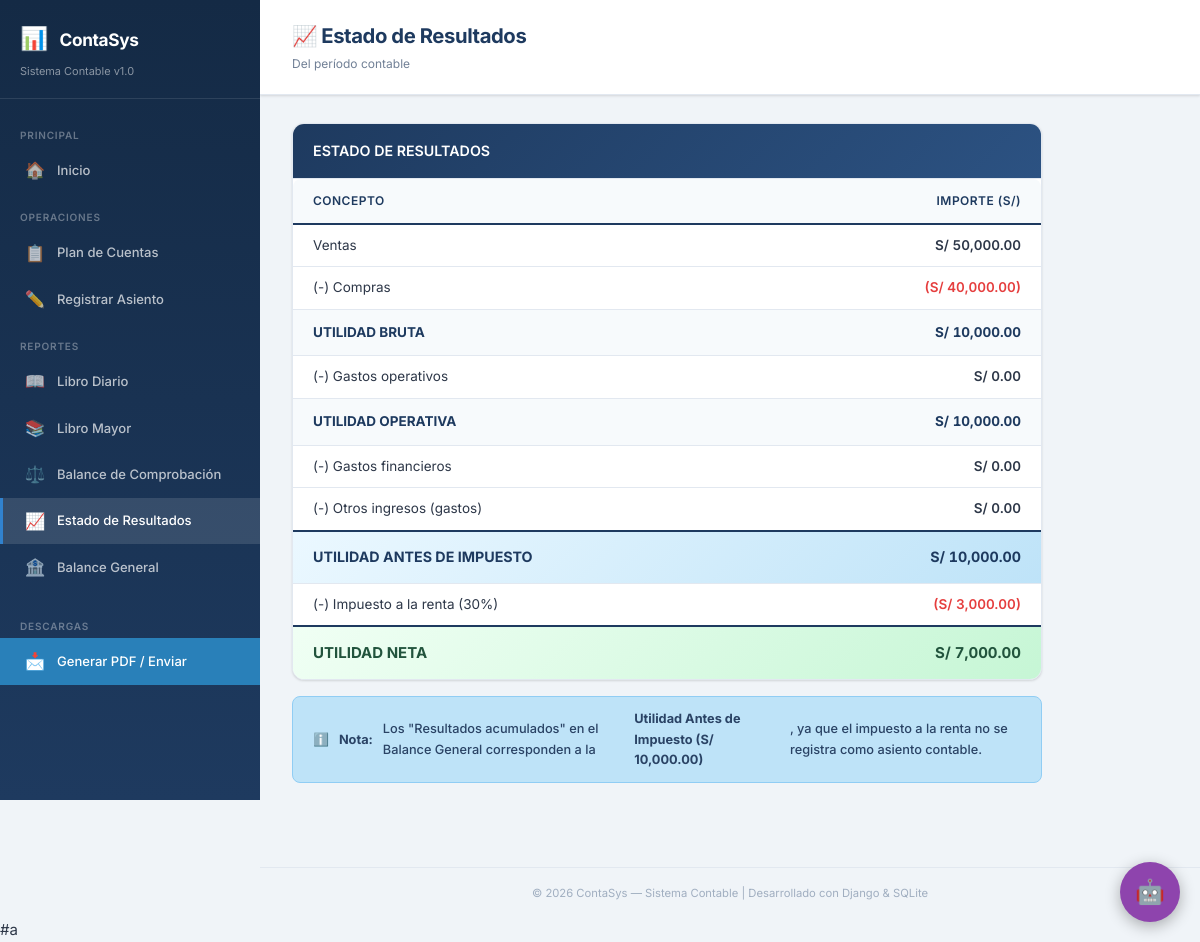
The app's page /reportes/estado-resultados/ with its own data.
### core/models.py (models this page shows, shortened)
class CuentaContable(models.Model):
    TIPO_CHOICES = [
        ('activo', 'Activo'),
        ('pasivo', 'Pasivo'),
        ('patrimonio', 'Patrimonio'),
        ('ingreso', 'Ingreso'),
        ('gasto', 'Gasto'),
    ]
    SUBCATEGORIA_CHOICES = [
        ('', 'General'),
        ('costo_ventas', 'Costo de Ventas'),
        ('gasto_operativo', 'Gasto Operativo'),
        ('gasto_financiero', 'Gasto Financiero'),
        ('otro_ingreso', 'Otro Ingreso'),
        ('otro_gasto', 'Otro Gasto'),
    ]
    codigo = models.CharField(max_length=20, unique=True, verbose_name='Código')
    nombre = models.CharField(max_length=200, verbose_name='Nombre')
    tipo = models.CharField(max_length=20, choices=TIPO_CHOICES, verbose_name='Tipo')
    subcategoria = models.CharField(
        max_length=20,
        choices=SUBCATEGORIA_CHOICES,
        blank=True,
        default='',
        verbose_name='Subcategoría (EE.RR.)'
    )
    class Meta:
        ordering = ['codigo']
        verbose_name = 'Cuenta Contable'
        verbose_name_plural = 'Cuentas Contables'

### core/views.py (the view)
# urls.py: path('reportes/estado-resultados/', views.estado_resultados, name='estado_resultados'),
def estado_resultados(request):
    def saldo_cuenta(cuenta):
        t_debe = cuenta.movimientos.filter(tipo='debe').aggregate(
            total=Sum('monto'))['total'] or Decimal('0')
        t_haber = cuenta.movimientos.filter(tipo='haber').aggregate(
            total=Sum('monto'))['total'] or Decimal('0')
        if cuenta.tipo == 'gasto':
            return t_debe - t_haber
        else:  # ingreso
            return t_haber - t_debe
    def obtener_items(queryset):
        items = []
        total = Decimal('0')
        for c in queryset:
            s = saldo_cuenta(c)
            if s != 0:
                items.append({'cuenta': c, 'saldo': s})
                total += s
        return items, total
    ventas, total_ventas = obtener_items(
        CuentaContable.objects.filter(tipo='ingreso').exclude(subcategoria='otro_ingreso')
    )
    costo_ventas, total_costo_ventas = obtener_items(
        CuentaContable.objects.filter(tipo='gasto', subcategoria='costo_ventas')
    )
    utilidad_bruta = total_ventas - total_costo_ventas
    gastos_operativos, total_gastos_operativos = obtener_items(
        CuentaContable.objects.filter(tipo='gasto').exclude(
            subcategoria__in=['costo_ventas', 'gasto_financiero', 'otro_gasto']
        )
    )
    utilidad_operativa = utilidad_bruta - total_gastos_operativos
    gastos_financieros, total_gastos_financieros = obtener_items(
        CuentaContable.objects.filter(tipo='gasto', subcategoria='gasto_financiero')
    )
    otros_ingresos, total_otros_ingresos = obtener_items(
        CuentaContable.objects.filter(tipo='ingreso', subcategoria='otro_ingreso')
    )
    otros_gastos, total_otros_gastos = obtener_items(
        CuentaContable.objects.filter(tipo='gasto', subcategoria='otro_gasto')
    )
    utilidad_antes_impuesto = (
        utilidad_operativa
        - total_gastos_financieros
        + total_otros_ingresos
        - total_otros_gastos
    )
    tasa_impuesto = Decimal('30')
    if utilidad_antes_impuesto > 0:
        impuesto = (utilidad_antes_impuesto * tasa_impuesto / Decimal('100')).quantize(Decimal('0.01'))
    else:
        impuesto = Decimal('0')
    utilidad_neta = utilidad_antes_impuesto - impuesto
    context = {
        'ventas': ventas, 'total_ventas': total_ventas,
        'costo_ventas': costo_ventas, 'total_costo_ventas': total_costo_ventas,
        'utilidad_bruta': utilidad_bruta,
        'gastos_operativos': gastos_operativos, 'total_gastos_operativos': total_gastos_operativos,
        'utilidad_operativa': utilidad_operativa,
        'gastos_financieros': gastos_financieros, 'total_gastos_financieros': total_gastos_financieros,
        'otros_ingresos': otros_ingresos, 'total_otros_ingresos': total_otros_ingresos,
        'otros_gastos': otros_gastos, 'total_otros_gastos': total_otros_gastos,
        'utilidad_antes_impuesto': utilidad_antes_impuesto,
        'tasa_impuesto': tasa_impuesto,
        'impuesto': impuesto,
        'utilidad_neta': utilidad_neta,
    }
    return render(request, 'estado_resultados.html', context)

### core/templatetags/contable_tags.py (called while the page is built)
@register.filter
def formato_moneda(valor):
    if valor is None:
        return 'S/ 0.00'
    try:
        valor = Decimal(str(valor))
        return f'S/ {valor:,.2f}'
    except Exception:
        return f'S/ {valor}'

### templates/estado_resultados.html (shortened to what this page needs)
{% extends 'base.html' %}
{% load contable_tags %}
{% block nav_eerr %}active{% endblock %}
{% block page_title %}📈 Estado de Resultados{% endblock %}
{% block page_subtitle %}Del período contable{% endblock %}
{% block content %}
<div style="max-width: 750px;">
    <div class="card">
        <div class="card-header" style="background: linear-gradient(135deg, var(--primary) 0%, var(--primary-light) 100%); color: white;">
            <h3 style="color: white;">ESTADO DE RESULTADOS</h3>
        </div>
        <div class="card-body" style="padding: 0;">
            <table class="eerr-table">
                <thead>
                    <tr>
                        <th style="width: 70%;">CONCEPTO</th>
                        <th class="text-right" style="width: 30%;">IMPORTE (S/)</th>
                    </tr>
                </thead>
                <tbody>
                    {% for item in ventas %}
                    <tr>
                        <td>{{ item.cuenta.nombre }}</td>
                        <td class="text-right monto">{{ item.saldo|formato_moneda }}</td>
                    </tr>
                    {% empty %}
                    <tr>
                        <td>Ventas</td>
                        <td class="text-right monto">S/ 0.00</td>
                    </tr>
                    {% endfor %}
                    {% for item in costo_ventas %}
                    <tr>
                        <td>(-) {{ item.cuenta.nombre }}</td>
                        <td class="text-right monto text-debe">({{ item.saldo|formato_moneda }})</td>
                    </tr>
                    {% empty %}
                    <tr>
                        <td>(-) Costo de ventas</td>
                        <td class="text-right monto">S/ 0.00</td>
                    </tr>
                    {% endfor %}
                    <tr class="eerr-subtotal">
                        <td><strong>UTILIDAD BRUTA</strong></td>
                        <td class="text-right monto"><strong>{{ utilidad_bruta|formato_moneda }}</strong></td>
                    </tr>
                    {% for item in gastos_operativos %}
                    <tr>
                        <td>(-) {{ item.cuenta.nombre }}</td>
                        <td class="text-right monto text-debe">({{ item.saldo|formato_moneda }})</td>
                    </tr>
                    {% empty %}
                    <tr>
                        <td>(-) Gastos operativos</td>
                        <td class="text-right monto">S/ 0.00</td>
                    </tr>
                    {% endfor %}
                    <tr class="eerr-subtotal">
                        <td><strong>UTILIDAD OPERATIVA</strong></td>
                        <td class="text-right monto"><strong>{{ utilidad_operativa|formato_moneda }}</strong></td>
                    </tr>
                    <tr>
                        <td>(-) Gastos financieros</td>
                        <td class="text-right monto">
                            {% if total_gastos_financieros %}
                                <span class="text-debe">({{ total_gastos_financieros|formato_moneda }})</span>
                            {% else %}
                                S/ 0.00
                            {% endif %}
                        </td>
                    </tr>
                    <tr>
                        <td>(-) Otros ingresos (gastos)</td>
                        <td class="text-right monto">
                            {% if total_otros_ingresos or total_otros_gastos %}
                                {{ total_otros_ingresos|formato_moneda }}
                            {% else %}
                                S/ 0.00
                            {% endif %}
                        </td>
                    </tr>
                    <tr class="eerr-total">
                        <td><strong>UTILIDAD ANTES DE IMPUESTO</strong></td>
                        <td class="text-right monto"><strong>{{ utilidad_antes_impuesto|formato_moneda }}</strong></td>
                    </tr>
                    <tr>
                        <td>(-) Impuesto a la renta ({{ tasa_impuesto }}%)</td>
                        <td class="text-right monto text-debe">
                            {% if impuesto %}
                                ({{ impuesto|formato_moneda }})
                            {% else %}
                                S/ 0.00
                            {% endif %}
                        </td>
                    </tr>
                    <tr class="eerr-resultado">
                        <td><strong>UTILIDAD NETA</strong></td>
                        <td class="text-right monto"><strong>{{ utilidad_neta|formato_moneda }}</strong></td>
                    </tr>
                </tbody>
            </table>
        </div>
    </div>
    <div class="alert alert-info" style="margin-top: 16px;">
        ℹ️ <strong>Nota:</strong> Los "Resultados acumulados" en el Balance General
        corresponden a la <strong>Utilidad Antes de Impuesto ({{ utilidad_antes_impuesto|formato_moneda }})</strong>,
        ya que el impuesto a la renta no se registra como asiento contable.
    </div>
</div>
{% endblock %}

### static/css/style.css (style rules this page uses)
:root { --primary: #1e3a5f; --primary-light: #2c5282; --primary-dark: #142a45; --accent: #3182ce; --accent-hover: #2b6cb0; --success: #38a169; --success-light: #c6f6d5; --danger: #e53e3e; --danger-light: #fed7d7; --warning: #d69e2e; --warning-light: #fefcbf; --info: #3182ce; --info-light: #bee3f8; --bg: #f0f4f8; --bg-card: #ffffff; --border: #e2e8f0; --text: #2d3748; --text-light: #718096; --text-muted: #a0aec0; --sidebar-width: 260px; --header-height: 64px; --radius: 12px; --radius-sm: 8px; --shadow: 0 1px 3px rgba(0,0,0,0.08), 0 1px 2px rgba(0,0,0,0.06); --shadow-md: 0 4px 6px rgba(0,0,0,0.07), 0 2px 4px rgba(0,0,0,0.06); --shadow-lg: 0 10px 15px rgba(0,0,0,0.1), 0 4px 6px rgba(0,0,0,0.05); --transition: all 0.2s ease; }
*, *::before, *::after { margin: 0; padding: 0; box-sizing: border-box; }
html { font-size: 15px; scroll-behavior: smooth; }
body { font-family: 'Inter', -apple-system, BlinkMacSystemFont, sans-serif; background: var(--bg); color: var(--text); line-height: 1.6; min-height: 100vh; }
.card { background: var(--bg-card); border-radius: var(--radius); box-shadow: var(--shadow); border: 1px solid var(--border); overflow: hidden; transition: var(--transition); }
.card-header { padding: 16px 20px; border-bottom: 1px solid var(--border); background: #fafbfc; display: flex; align-items: center; justify-content: space-between; }
.card-header h3 { font-size: 0.95rem; font-weight: 600; color: var(--primary); }
.card-body { padding: 20px; }
table { width: 100%; border-collapse: collapse; font-size: 0.87rem; }
table thead th { background: var(--primary); color: white; padding: 12px 16px; font-weight: 600; text-align: left; font-size: 0.8rem; text-transform: uppercase; letter-spacing: 0.04em; white-space: nowrap; }
table thead th:first-child { border-radius: var(--radius-sm) 0 0 0; }
table thead th:last-child { border-radius: 0 var(--radius-sm) 0 0; }
table tbody td { padding: 10px 16px; border-bottom: 1px solid var(--border); vertical-align: middle; }
table tbody tr:last-child td { border-bottom: none; }
.text-right { text-align: right !important; }
.text-debe { color: var(--danger); font-weight: 600; }
.monto { font-family: 'Inter', monospace; font-weight: 600; font-variant-numeric: tabular-nums; }
.alert { padding: 12px 20px; border-radius: var(--radius-sm); margin-bottom: 16px; font-size: 0.85rem; font-weight: 500; display: flex; align-items: center; gap: 10px; animation: slideIn 0.3s ease; }
.alert-info { background: var(--info-light); color: #2a4365; border: 1px solid #90cdf4; }

### templates/estado_resultados.html (style rules this page uses)
.eerr-table { width: 100%; border-collapse: collapse; }
.eerr-table thead th { background: #f7fafc; color: var(--primary); padding: 12px 20px; font-size: 0.8rem; text-transform: uppercase; letter-spacing: 0.04em; border-bottom: 2px solid var(--primary); }
.eerr-table tbody td { padding: 10px 20px; border-bottom: 1px solid var(--border); font-size: 0.9rem; }
.eerr-subtotal { background: #f7fafc; border-top: 1px solid var(--border); }
.eerr-subtotal td { padding: 12px 20px !important; color: var(--primary); }
.eerr-total { background: linear-gradient(135deg, #ebf8ff 0%, #bee3f8 100%); border-top: 2px solid var(--primary); }
.eerr-total td { padding: 14px 20px !important; color: var(--primary); font-size: 0.95rem !important; }
.eerr-resultado { background: linear-gradient(135deg, #f0fff4 0%, #c6f6d5 100%); border-top: 2px solid var(--primary); }
.eerr-resultado td { padding: 14px 20px !important; font-size: 1rem !important; color: #22543d; }

### records on screen
CuentaContable: cuenta.nombre "Ventas", saldo "S/ 50,000.00"
CuentaContable: cuenta.nombre "Compras", saldo "S/ 40,000.00"

### other values on screen
{{ utilidad_bruta|formato_moneda }} "S/ 10,000.00"
{{ utilidad_operativa|formato_moneda }} "S/ 10,000.00"
{{ utilidad_antes_impuesto|formato_moneda }} "S/ 10,000.00"
{{ tasa_impuesto }} "30"
{{ impuesto|formato_moneda }} "S/ 3,000.00"
{{ utilidad_neta|formato_moneda }} "S/ 7,000.00"
